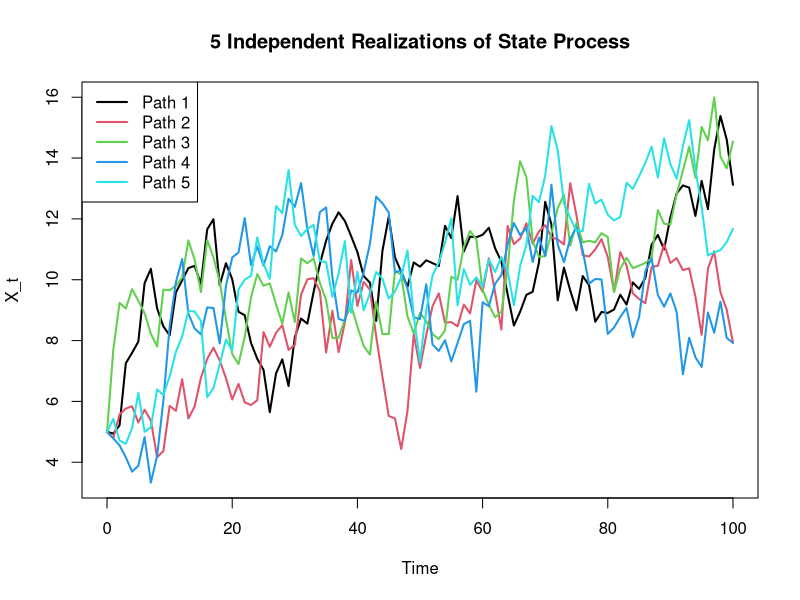
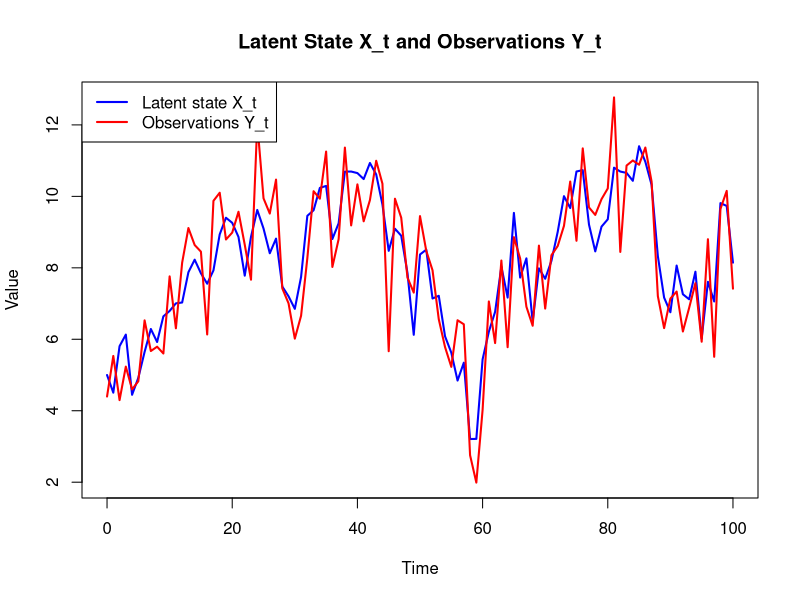
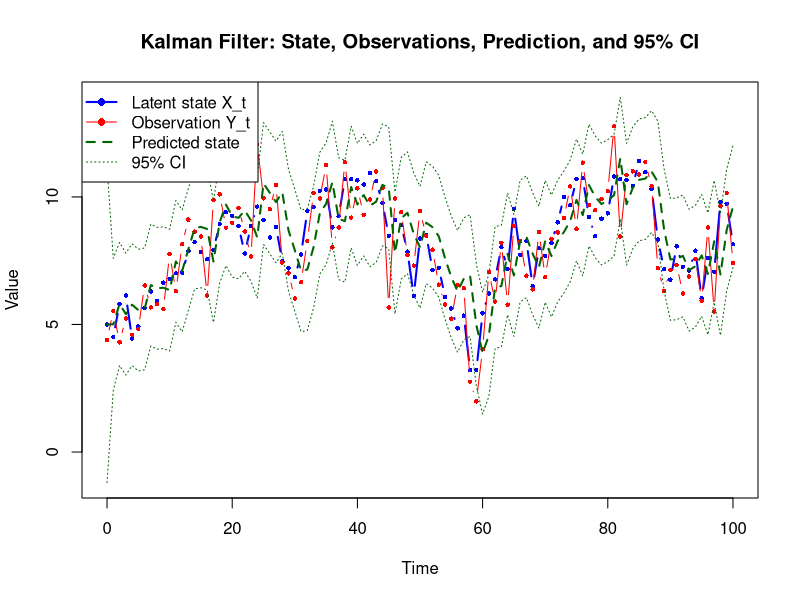
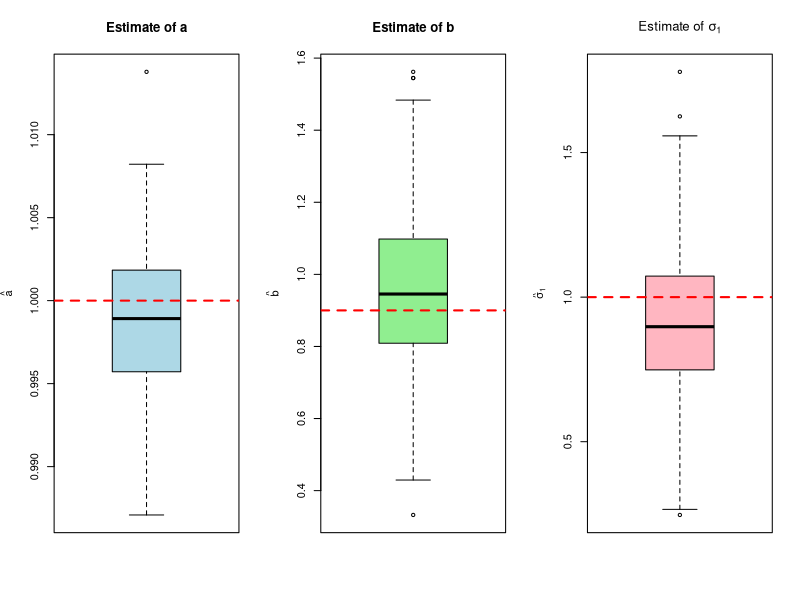

Recreate these plots in R, in order.
#### 1.1
set.seed(123)

a <- 0.9
b <- 1
sigma1 <- 1
X0 <- 5
n <- 100
num_of_realisations <- 5

# Matrix to store trajectories
# rows = time 0..100, columns = realization 1..5
X <- matrix(0, nrow = n + 1, ncol = num_of_realisations)

# Initial value
X[1, ] <- X0

# Simulate 5 independent realizations
for (j in 1:num_of_realisations) {
  for (t in 2:(n + 1)) {
    e_t <- rnorm(1, mean = 0, sd = sigma1)
    X[t, j] <- a * X[t - 1, j] + b + e_t
  }
}

#----------------------------------------------#
### PLOT
time <- 0:n
plot(time, X[,1],
     type = "l",
     col = 1,
     lwd = 2,
     ylim = range(X),
     xlab = "Time",
     ylab = "X_t",
     main = "5 Independent Realizations of State Process")

# Add remaining trajectories
for (j in 2:num_of_realisations) {
  lines(time, X[,j], col = j, lwd = 2)
}

# Legend
legend("topleft",
       legend = paste("Path", 1:num_of_realisations),
       col = 1:num_of_realisations,
       lwd = 2)

#----------------------------------------------#

### 1.2
sigma2 <- 1

X <- numeric(n + 1)
Y <- numeric(n + 1)

X[1] <- X0

Y[1] <- X[1] + rnorm(1, mean = 0, sd = sigma2)

for (t in 2:(n + 1)) {
  e1_t <- rnorm(1, mean = 0, sd = sigma1)
  X[t] <- a * X[t - 1] + b + e1_t
  
  e2_t <- rnorm(1, mean = 0, sd = sigma2)
  Y[t] <- X[t] + e2_t
}

#----------------------------------------------#
### PLOT
time <- 0:n

plot(time, X,
     type = "l",
     col = "blue",
     pch = 16,
     lwd = 2,
     ylim = range(c(X, Y)),
     xlab = "Time",
     ylab = "Value",
     main = "Latent State X_t and Observations Y_t")

lines(time, Y,
      type = "l",
      col = "red",
      pch = 16,
      lwd = 2)

legend("topleft",
       legend = c("Latent state X_t", "Observations Y_t"),
       col = c("blue", "red"),
       lty = 1,
       lwd = 2)

#----------------------------------------------#

### 1.3
# Kalman filter
# From theorems 10.60
myKalmanFilter <- function(
    y,             # Vector of observations y_t
    theta,       # Model parameters for X_{t+1} = a - b*X_t + c*e_t
    R,             # Measurement noise variance
    x_prior = 0,   # Initial prior mean for X_0
    P_prior = 10   # Initial prior variance for X_0
) {
  a <- theta[1]
  b <- theta[2]
  sigma1 <- theta[3]
  N <- length(y)
  x_pred  <- numeric(N)  # Predicted means
  P_pred  <- numeric(N)  # Predicted variances
  x_filt  <- numeric(N)  # Filtered means
  P_filt  <- numeric(N)  # Filtered variances
  innovation     <- numeric(N)  # Pre-fit residuals: y[t] - x_pred[t]
  innovation_var <- numeric(N)  # Innovation covariance: P_pred[t] + R
  
  for (t in seq_len(N)) {
    # the prediction step
    if (t == 1) {
      x_pred[t] <- x_prior
      P_pred[t] <- P_prior
    } else {
      x_pred[t] <- a*x_filt[t-1] + b
      P_pred[t] <- a*P_filt[t-1]*t(a) + sigma1
    }
    
    # the update step
    innovation[t] <- y[t] - x_pred[t]
    innovation_var[t] <- P_pred[t] + R
    
    K_t <- P_pred[t] * solve(innovation_var[t])
    
    x_filt[t] <- x_pred[t] + K_t * (y[t]-x_pred[t])
    P_filt[t] <- P_pred[t] - K_t*innovation_var[t]*t(K_t)
  }
  
  return(list(
    x_pred = x_pred,
    P_pred = P_pred,
    x_filt = x_filt,
    P_filt = P_filt,
    innovation = innovation,
    innovation_var = innovation_var
  ))
}

# Run Kalman filter
theta <- c(a, b, sigma1)
R <- sigma2^2

kf <- myKalmanFilter(
  y = Y,
  theta = theta,
  R = R,
  x_prior = X0,
  P_prior = 10
)

# 95% confidence interval around predicted state
lower <- kf$x_pred - 1.96 * sqrt(kf$P_pred)
upper <- kf$x_pred + 1.96 * sqrt(kf$P_pred)

#----------------------------------------------#
### PLOT
# Plot everything
plot(time, X,
     type = "b",
     col = "blue",
     pch = 16,
     cex = 0.6,
     lwd = 2,
     ylim = range(c(X, Y, lower, upper)),
     xlab = "Time",
     ylab = "Value",
     main = "Kalman Filter: State, Observations, Prediction, and 95% CI")

# Observation Y_t
lines(time, Y,
      type = "b",
      col = "red",
      pch = 16,
      cex = 0.6,
      lwd = 1)

# Predicted state x_hat_{t|t-1}
lines(time, kf$x_pred,
      type = "l",
      col = "darkgreen",
      lwd = 2,
      lty = 2)

# 95% confidence interval
lines(time, lower,
      col = "darkgreen",
      lwd = 1,
      lty = 3)

lines(time, upper,
      col = "darkgreen",
      lwd = 1,
      lty = 3)

legend("topleft",
       legend = c("Latent state X_t",
                  "Observation Y_t",
                  "Predicted state",
                  "95% CI"),
       col = c("blue", "red", "darkgreen", "darkgreen"),
       lty = c(1, 1, 2, 3),
       pch = c(16, 16, NA, NA),
       lwd = c(2, 1, 2, 1))

#----------------------------------------------#

### 1.4

log_likelihood <- function(Y, R) {
  Nstar <- length(Y)
  total <- 0
  
  for (i in 1:Nstar) {
    Yi <- Y[[i]]
    Ri <- R[[i]]
    
    term1 <- log(Ri)
    term2 <- t(Yi) %*% solve(Ri) %*% Yi
    
    total <- total + term1 + term2
  }
  
  return(0.5 * total)
}

# from theorem 10.149
myLogLikFun <- function(theta, y, R, x_prior = 0, P_prior = 10) {
  a <- theta[1]
  b <- theta[2]
  sigma1 <- theta[3]
  
  kf_result <- myKalmanFilter(y, theta, R, x_prior, P_prior)
  err <- kf_result$innovation
  S <- kf_result$innovation_var
  
  logL <- sum(log(S) + err^2 / S)
  
  return(0.5 * logL) # Return negative log-likelihood for minimization
}

# Known observation noise variance
R <- 1

# Initial guess: (a, b, sigma1)
theta_start <- c(a, b, sigma1)

# Estimate parameters by minimizing negative log-likelihood
fit <- optim(
  par = theta_start,
  fn = myLogLikFun,
  y = Y,
  R = R,
  x_prior = X0,
  P_prior = 10,
  method = "L-BFGS-B",
  lower = c(-Inf, -Inf, 0.001),   # sigma1 must be positive
  upper = c(Inf, Inf, Inf)
)

# Print results
cat("Estimated a      =", fit$par[1], "\n")
cat("Estimated b      =", fit$par[2], "\n")
cat("Estimated sigma1 =", fit$par[3], "\n")

############################
# Simulate many realizations for n=100
############################
new_a <- 1
new_b <- 0.9
new_sigma1 <- 1

X_mat <- matrix(NA, nrow = n + 1, ncol = n)
Y_mat <- matrix(NA, nrow = n + 1, ncol = n)

X_mat[1, ] <- X0

for (j in 1:n) {
  
  Y_mat[1, j] <- X_mat[1, j] + rnorm(1, 0, R)
  
  for (t in 2:(n + 1)) {
    
    X_mat[t, j] <- new_a * X_mat[t - 1, j] + new_b + rnorm(1, 0, new_sigma1)
    
    Y_mat[t, j] <- X_mat[t, j] + rnorm(1, 0, sigma2)
  }
}

############################
# Estimate parameters
############################
estimates <- matrix(NA, nrow = n, ncol = 3)
colnames(estimates) <- c("a_hat", "b_hat", "sigma1_hat")

theta_start <- c(0.8, 0.8, 1)

for (j in 1:n) {
  
  fit <- optim(
    par = theta_start,
    fn = myLogLikFun,
    y = Y_mat[, j],
    R = R,
    x_prior = X0,
    P_prior = 10,
    method = "L-BFGS-B",
    lower = c(-Inf, -Inf, 0.001),
    upper = c(Inf, Inf, Inf)
  )
  
  estimates[j, ] <- fit$par
}

############################
# Numerical summary
############################
cat("Means of estimates:\n")
print(colMeans(estimates))

cat("\nStandard deviations:\n")
print(apply(estimates, 2, sd))

cat("\nFive-number summaries:\n")
print(summary(estimates))

############################
# Boxplots
############################
par(mfrow = c(1, 3))

boxplot(estimates[, "a_hat"],
        main = "Estimate of a",
        ylab = expression(hat(a)),
        col = "lightblue")
abline(h = new_a, col = "red", lty = 2, lwd = 2)

boxplot(estimates[, "b_hat"],
        main = "Estimate of b",
        ylab = expression(hat(b)),
        col = "lightgreen")
abline(h = new_b, col = "red", lty = 2, lwd = 2)

boxplot(estimates[, "sigma1_hat"],
        main = expression("Estimate of " * sigma[1]),
        ylab = expression(hat(sigma)[1]),
        col = "lightpink")
abline(h = new_sigma1, col = "red", lty = 2, lwd = 2)

par(mfrow = c(1, 1))

### 1.5

### 1.5 bonus
